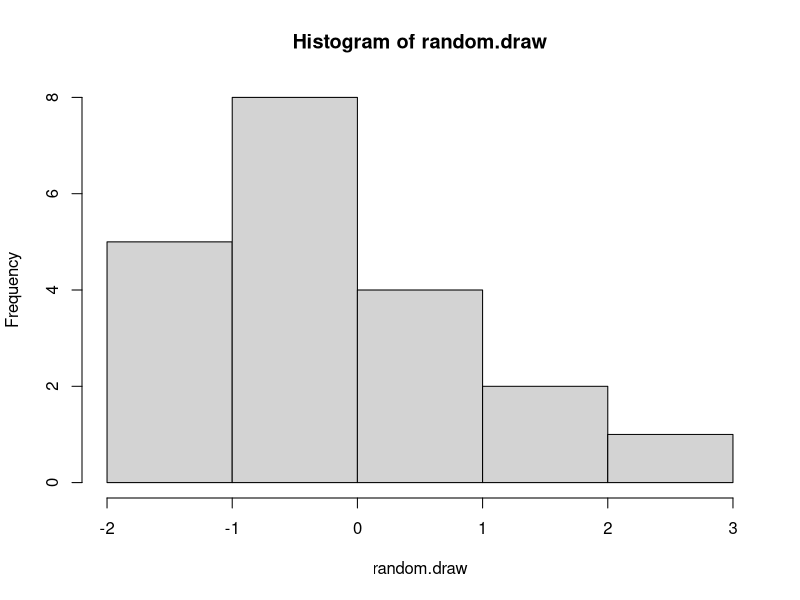
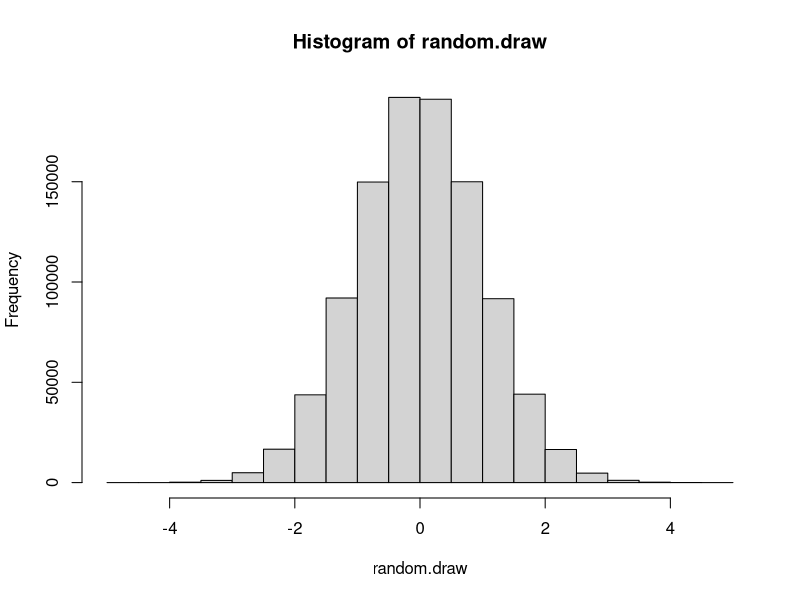
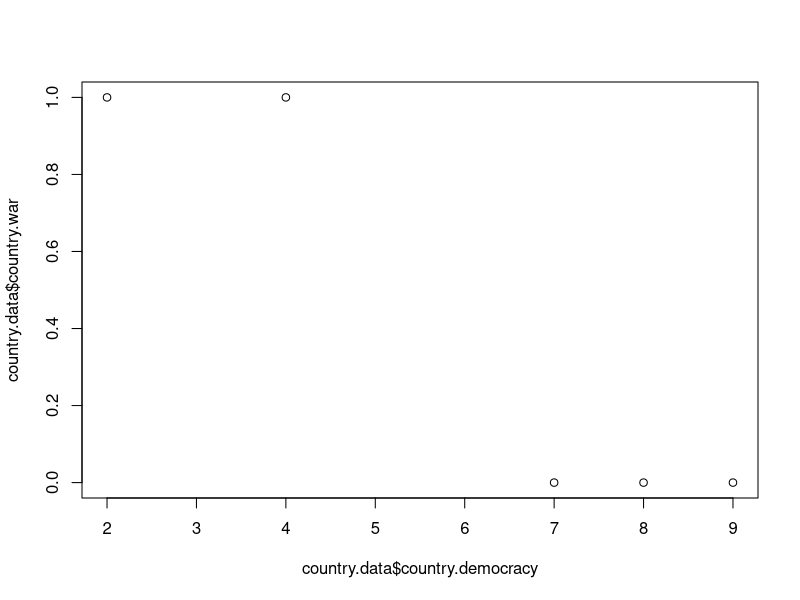

Source code (R) for these figures, in order:
## ---- chunk 1
knitr::opts_chunk$set(echo = TRUE)
## ---- chunk 2
4+4

## ---- chunk 3
4*4

## ---- chunk 4
sqrt(9)

## ---- chunk 5
rnorm(20, mean=0, sd=1)
runif(20, min=0, max=1)
rbinom(20,size=1, prob=0.5)
## ---- chunk 6
x <- 4 + 4
## ---- chunk 7
x
## ---- chunk 8
x/2
## ---- chunk 9
y <- x/2
## ---- chunk 10
random.draw <- rnorm(20, mean=0, sd=1)
random.draw
## ---- chunk 11
country.names <- c("A","B","C","D","E")
country.names
## ---- chunk 12
country.democracy <- c(9,7,4,2,8)
country.democracy
## ---- chunk 13
country.war <- c(0,0,1,1,0)
country.war
## ---- chunk 14
country.data <- data.frame(country.names,country.democracy,country.war)
country.data
## ---- chunk 15
random.draw <- rnorm(20, mean=0, sd=1)
hist(random.draw)
## ---- chunk 16
random.draw <- rnorm(1000000, mean=0, sd=1)
hist(random.draw)
## ---- chunk 17
country.data
## ---- chunk 18
country.data$country.democracy
country.data$country.war
## ---- chunk 19
plot(country.data$country.democracy,country.data$country.war)
## ---- chunk 20
conflict.matrix <- matrix(data=0,nrow=5,ncol=5)
conflict.matrix
colnames(conflict.matrix) <- c("A","B","C","D","E")
rownames(conflict.matrix) <- c("A","B","C","D","E")
conflict.matrix
## ---- chunk 21
#A<-B
conflict.matrix[1,2] <- 1
#B<-A
conflict.matrix[2,1] <- 1
conflict.matrix
#B<-D
conflict.matrix[2,4] <- 1
#D<-B
conflict.matrix[4,2] <- 1
conflict.matrix
#A<-D
conflict.matrix[1,4] <- 1
#D<-A
conflict.matrix[4,1] <- 1
conflict.matrix
